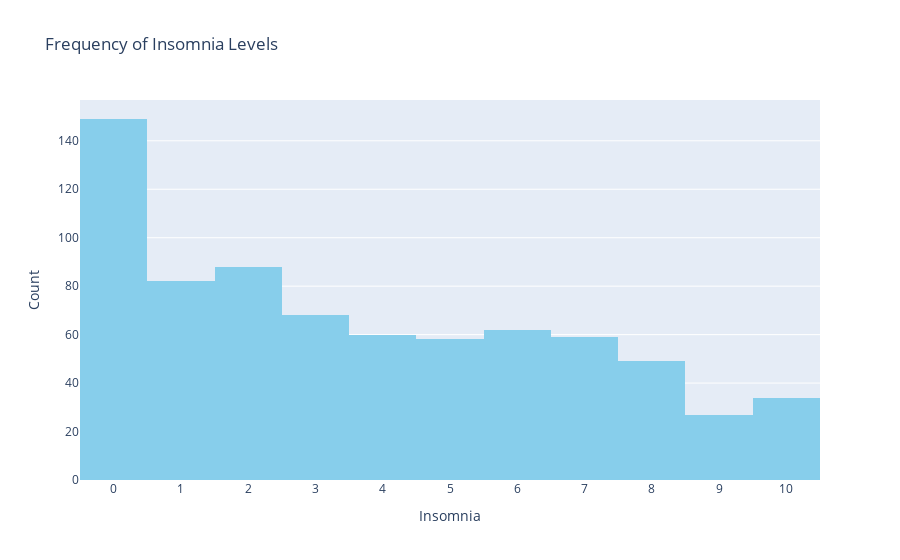

Notebook code for this chart:
### Markdown cell above
#### Insomnia

### Code cell
my_cols = 'Insomnia'
fig = px.histogram(df[my_cols],
                   color_discrete_sequence=['skyblue'],
                   nbins=11,
                   title="Frequency of "+my_cols+" Levels")
fig.update_layout(xaxis_title=my_cols,
                  yaxis_title="Count",
                  showlegend=False,
                  xaxis=dict(dtick=1))
fig.show()
print(df[my_cols].describe())

### Figure 1 — Plotly figure (JSON) as saved in the notebook; plotly's stock layout.template omitted (floating-point values rounded to 4 significant figures; data arrays with more than 128 entries replaced by an {"elided": "..."} marker saying what was removed)
{"data": [{"bingroup": "x", "hovertemplate": "variable=Insomnia<br>value=%{x}<br>count=%{y}<extra></extra>", "legendgroup": "Insomnia", "marker": {"color": "skyblue", "pattern": {"shape": ""}}, "name": "Insomnia", "nbinsx": 11, "orientation": "v", "showlegend": true, "type": "histogram", "x": {"elided": "736 float values"}, "xaxis": "x", "yaxis": "y"}], "layout": {"barmode": "relative", "legend": {"title": {"text": "variable"}, "tracegroupgap": 0}, "showlegend": false, "title": {"text": "Frequency of Insomnia Levels"}, "xaxis": {"anchor": "y", "domain": [0, 1], "dtick": 1, "title": {"text": "Insomnia"}}, "yaxis": {"anchor": "x", "domain": [0, 1], "title": {"text": "Count"}}}}
